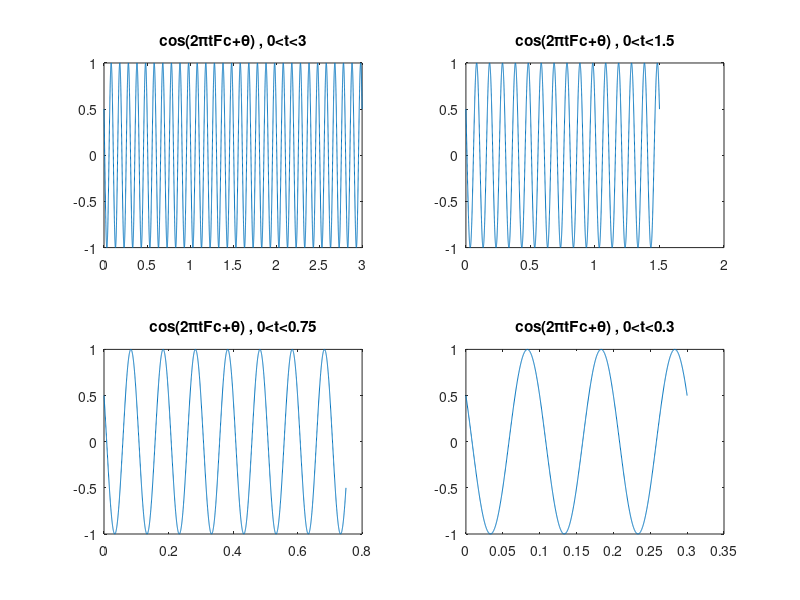

Source code (MATLAB):
function Q2_1
fs = 5000; % Sample frequency
T = 1/fs; % Sample period
t_n = [0:T:3]; % Time vector with samples spaced T seconds appart
t_n1 = [0:T:1.5]; % Time vector with samples spaced T seconds appart
t_n2 = [0:T:0.75]; % Time vector with samples spaced T seconds appart
t_n3 = [0:T:0.3]; % Time vector with samples spaced T seconds appart
fc = 10; % Frequency of the sinusoid
theta = pi/3; % Phase of the sinusoid
c_n = cos(2*pi*fc*t_n + theta); % Construct the sinusoid
c_n1 = cos(2*pi*fc*t_n1 + theta); % Construct the sinusoid
c_n2 = cos(2*pi*fc*t_n2 + theta); % Construct the sinusoid
c_n3 = cos(2*pi*fc*t_n3 + theta); % Construct the sinusoid

subplot(2,2,1),plot(t_n,c_n); % Plot the sinusoid
title('cos(2\pitFc+\theta) , 0<t<3');
subplot(2,2,2),plot(t_n1,c_n1); % Plot the sinusoid
title('cos(2\pitFc+\theta) , 0<t<1.5');
subplot(2,2,3),plot(t_n2,c_n2); % Plot the sinusoid
title('cos(2\pitFc+\theta) , 0<t<0.75');
subplot(2,2,4),plot(t_n3,c_n3); % Plot the sinusoid
title('cos(2\pitFc+\theta) , 0<t<0.3');
end